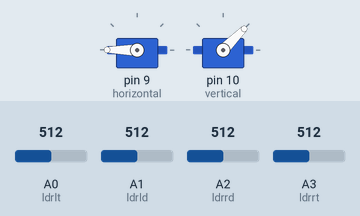
The sketch below on a simulated Arduino Uno, built with avr-gcc and run on an emulated ATmega328P. Parts: 2 × servo. The inputs (shaded band) are chosen by the test bench; at power-on: A0 (ldrlt) = 512, A3 (ldrrt) = 512, A1 (ldrld) = 512, A2 (ldrrd) = 512.

Above: at 3.7 s.
3.8 s: A0 (ldrlt) set to 677
5.3 s: A0 (ldrlt) set to 700
At 5.45 s:
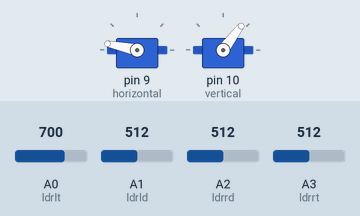
At 6.07 s:
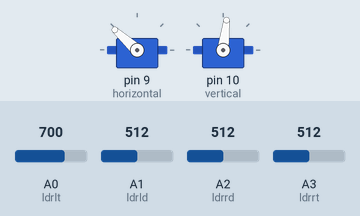
8.3 s: A3 (ldrrt) set to 152
10.2 s: A3 (ldrrt) set to 129
At 12.8 s:
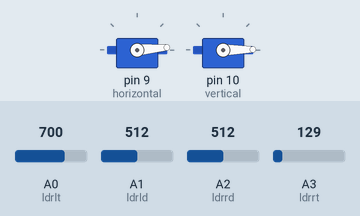
13.2 s: A3 (ldrrt) set to 493
14.7 s: A3 (ldrrt) set to 515
At 17.5 s:
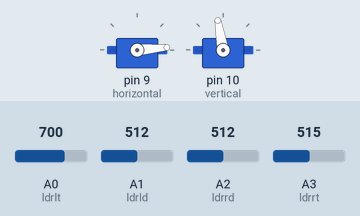
Timing chart, 0 to 18.7 s (numbered marks = the images above; inputs shaded):
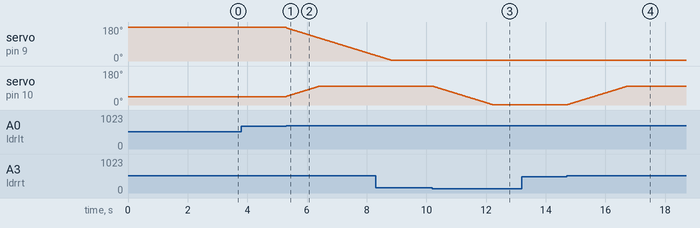

The sketch:

baithuchanh6.ino
```cpp
#include <Servo.h>

Servo horizontal;
Servo vertical;

// =====================
// START POSITION
// =====================
int servohori = 180;
int servovert = 45;

// =====================
// LIMIT
// =====================
int servohoriLimitHigh = 175;
int servohoriLimitLow = 5;

int servovertLimitHigh = 100;
int servovertLimitLow = 1;

// =====================
// LDR
// =====================
int ldrlt = A0; // Top Left
int ldrrt = A3; // Top Right
int ldrld = A1; // Bottom Left
int ldrrd = A2; // Bottom Right

void setup()
{
  horizontal.attach(9); // ngang
  vertical.attach(10);  // dọc

  horizontal.write(servohori);
  vertical.write(servovert);

  delay(2500);
}

void loop()
{
  int lt = analogRead(ldrlt);
  int rt = analogRead(ldrrt);
  int ld = analogRead(ldrld);
  int rd = analogRead(ldrrd);

  int dtime = 20;
  int tol = 90;

  // =====================
  // AVERAGE
  // =====================
  int avt = (lt + rt) / 2;
  int avd = (ld + rd) / 2;

  int avl = (lt + ld) / 2;
  int avr = (rt + rd) / 2;

  // =====================
  // DIFFERENCE
  // =====================
  int dvert = avt - avd;
  int dhoriz = avl - avr;

  // =====================
  // VERTICAL
  // =====================
  if (abs(dvert) > tol)
  {
    if (avt > avd)
    {
      servovert++;
    }
    else
    {
      servovert--;
    }

    servovert = constrain(
      servovert,
      servovertLimitLow,
      servovertLimitHigh
    );

    vertical.write(servovert);
  }

  // =====================
  // HORIZONTAL
  // =====================
  if (abs(dhoriz) > tol)
  {
    if (avl > avr)
    {
      servohori--;
    }
    else
    {
      servohori++;
    }

    servohori = constrain(
      servohori,
      servohoriLimitLow,
      servohoriLimitHigh
    );

    horizontal.write(servohori);
  }

  delay(dtime);
}
```

Measured:
- the behaviour switches between 693 and 694 on A0 (ldrlt) (found by bisection; images 0 and 1)
- the behaviour switches between 144 and 143 on A3 (ldrrt) (found by bisection; images 2 and 3)
- the behaviour switches between 505 and 506 on A3 (ldrrt) (found by bisection; images 3 and 4)
- after the input at 3.8 s, every drawn part: stays the same
- after the input at 5.3 s, servo on pin 9 (horizontal): moves from 180° to 30° over 3.0 s, starting at once; servo on pin 10 (vertical): moves from 45° to 100° over 1.1 s, starting at once
- after the input at 10.2 s, servo on pin 10 (vertical): moves from 100° to 1° over 2.0 s, starting at once
- after the input at 13.2 s, every drawn part: stays the same
- after the input at 14.7 s, servo on pin 10 (vertical): moves from 1° to 100° over 2.0 s, starting at once
